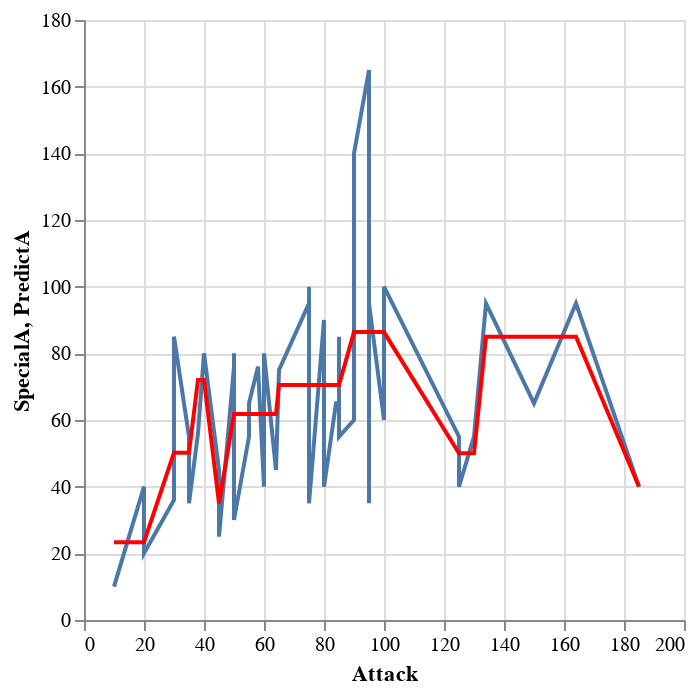

The notebook cell saved with this chart:
### Code cell
d1 = alt.Chart(df1).mark_line().encode(
    x="Attack",
    y="SpecialA"
)

d2 = alt.Chart(df1).mark_line(color="red").encode(
    x="Attack",
    y="PredictA"
)
d1+d2

### Figure 1 — Vega-Lite specification as saved in the notebook (floating-point values rounded to 4 significant figures)
{"config": {"view": {"continuousWidth": 300, "continuousHeight": 300}}, "layer": [{"mark": {"type": "line"}, "encoding": {"x": {"field": "Attack", "type": "quantitative"}, "y": {"field": "SpecialA", "type": "quantitative"}}}, {"mark": {"type": "line", "color": "red"}, "encoding": {"x": {"field": "Attack", "type": "quantitative"}, "y": {"field": "PredictA", "type": "quantitative"}}}], "data": {"name": "data-9746fea78941d47f658d29aff6e15419"}, "$schema": "https://vega.github.io/schema/vega-lite/v5.16.3.json", "datasets": {"data-9746fea78941d47f658d29aff6e15419": [{"#": 163, "Name": "Hoothoot", "Type 1": "Normal", "Type 2": "Flying", "Total": 262, "HP": 60, "Attack": 30, "Defense": 30, "SpecialA": 36, "SpecialD": 56, "Speed": 50, "Generation": 2, "PredictA": 50.2}, {"#": 164, "Name": "Noctowl", "Type 1": "Normal", "Type 2": "Flying", "Total": 442, "HP": 100, "Attack": 50, "Defense": 50, "SpecialA": 76, "SpecialD": 96, "Speed": 70, "Generation": 2, "PredictA": 61.83}, {"#": 165, "Name": "Ledyba", "Type 1": "Bug", "Type 2": "Flying", "Total": 265, "HP": 40, "Attack": 20, "Defense": 30, "SpecialA": 40, "SpecialD": 80, "Speed": 55, "Generation": 2, "PredictA": 23.33}, {"#": 166, "Name": "Ledian", "Type 1": "Bug", "Type 2": "Flying", "Total": 390, "HP": 55, "Attack": 35, "Defense": 50, "SpecialA": 55, "SpecialD": 110, "Speed": 85, "Generation": 2, "PredictA": 50.2}, {"#": 167, "Name": "Spinarak", "Type 1": "Bug", "Type 2": "Poison", "Total": 250, "HP": 40, "Attack": 60, "Defense": 40, "SpecialA": 40, "SpecialD": 40, "Speed": 30, "Generation": 2, "PredictA": 61.83}, {"#": 168, "Name": "Ariados", "Type 1": "Bug", "Type 2": "Poison", "Total": 390, "HP": 70, "Attack": 90, "Defense": 70, "SpecialA": 60, "SpecialD": 60, "Speed": 40, "Generation": 2, "PredictA": 86.36}, {"#": 169, "Name": "Crobat", "Type 1": "Poison", "Type 2": "Flying", "Total": 535, "HP": 85, "Attack": 90, "Defense": 80, "SpecialA": 70, "SpecialD": 80, "Speed": 130, "Generation": 2, "PredictA": 86.36}, {"#": 170, "Name": "Chinchou", "Type 1": "Water", "Type 2": "Electric", "Total": 330, "HP": 75, "Attack": 38, "Defense": 38, "SpecialA": 56, "SpecialD": 56, "Speed": 67, "Generation": 2, "PredictA": 72.0}, {"#": 171, "Name": "Lanturn", "Type 1": "Water", "Type 2": "Electric", "Total": 460, "HP": 125, "Attack": 58, "Defense": 58, "SpecialA": 76, "SpecialD": 76, "Speed": 67, "Generation": 2, "PredictA": 61.83}, {"#": 174, "Name": "Igglybuff", "Type 1": "Normal", "Type 2": "Fairy", "Total": 210, "HP": 90, "Attack": 30, "Defense": 15, "SpecialA": 40, "SpecialD": 20, "Speed": 15, "Generation": 2, "PredictA": 50.2}, {"#": 176, "Name": "Togetic", "Type 1": "Fairy", "Type 2": "Flying", "Total": 405, "HP": 55, "Attack": 40, "Defense": 85, "SpecialA": 80, "SpecialD": 105, "Speed": 40, "Generation": 2, "PredictA": 72.0}, {"#": 177, "Name": "Natu", "Type 1": "Psychic", "Type 2": "Flying", "Total": 320, "HP": 40, "Attack": 50, "Defense": 45, "SpecialA": 70, "SpecialD": 45, "Speed": 70, "Generation": 2, "PredictA": 61.83}, {"#": 178, "Name": "Xatu", "Type 1": "Psychic", "Type 2": "Flying", "Total": 470, "HP": 65, "Attack": 75, "Defense": 70, "SpecialA": 95, "SpecialD": 70, "Speed": 95, "Generation": 2, "PredictA": 70.5}, {"#": 181, "Name": "AmpharosMega Ampharos", "Type 1": "Electric", "Type 2": "Dragon", "Total": 610, "HP": 90, "Attack": 95, "Defense": 105, "SpecialA": 165, "SpecialD": 110, "Speed": 45, "Generation": 2, "PredictA": 86.36}, {"#": 183, "Name": "Marill", "Type 1": "Water", "Type 2": "Fairy", "Total": 250, "HP": 70, "Attack": 20, "Defense": 50, "SpecialA": 20, "SpecialD": 50, "Speed": 40, "Generation": 2, "PredictA": 23.33}, {"#": 184, "Name": "Azumarill", "Type 1": "Water", "Type 2": "Fairy", "Total": 420, "HP": 100, "Attack": 50, "Defense": 80, "SpecialA": 60, "SpecialD": 80, "Speed": 50, "Generation": 2, "PredictA": 61.83}, {"#": 187, "Name": "Hoppip", "Type 1": "Grass", "Type 2": "Flying", "Total": 250, "HP": 35, "Attack": 35, "Defense": 40, "SpecialA": 35, "SpecialD": 55, "Speed": 50, "Generation": 2, "PredictA": 50.2}, {"#": 188, "Name": "Skiploom", "Type 1": "Grass", "Type 2": "Flying", "Total": 340, "HP": 55, "Attack": 45, "Defense": 50, "SpecialA": 45, "SpecialD": 65, "Speed": 80, "Generation": 2, "PredictA": 35.0}, {"#": 189, "Name": "Jumpluff", "Type 1": "Grass", "Type 2": "Flying", "Total": 460, "HP": 75, "Attack": 55, "Defense": 70, "SpecialA": 55, "SpecialD": 95, "Speed": 110, "Generation": 2, "PredictA": 61.83}, {"#": 193, "Name": "Yanma", "Type 1": "Bug", "Type 2": "Flying", "Total": 390, "HP": 65, "Attack": 65, "Defense": 45, "SpecialA": 75, "SpecialD": 45, "Speed": 95, "Generation": 2, "PredictA": 70.5}, {"#": 194, "Name": "Wooper", "Type 1": "Water", "Type 2": "Ground", "Total": 210, "HP": 55, "Attack": 45, "Defense": 45, "SpecialA": 25, "SpecialD": 25, "Speed": 15, "Generation": 2, "PredictA": 35.0}, {"#": 195, "Name": "Quagsire", "Type 1": "Water", "Type 2": "Ground", "Total": 430, "HP": 95, "Attack": 85, "Defense": 85, "SpecialA": 65, "SpecialD": 65, "Speed": 35, "Generation": 2, "PredictA": 70.5}, {"#": 198, "Name": "Murkrow", "Type 1": "Dark", "Type 2": "Flying", "Total": 405, "HP": 60, "Attack": 85, "Defense": 42, "SpecialA": 85, "SpecialD": 42, "Speed": 91, "Generation": 2, "PredictA": 70.5}, {"#": 199, "Name": "Slowking", "Type 1": "Water", "Type 2": "Psychic", "Total": 490, "HP": 95, "Attack": 75, "Defense": 80, "SpecialA": 100, "SpecialD": 110, "Speed": 30, "Generation": 2, "PredictA": 70.5}, {"#": 203, "Name": "Girafarig", "Type 1": "Normal", "Type 2": "Psychic", "Total": 455, "HP": 70, "Attack": 80, "Defense": 65, "SpecialA": 90, "SpecialD": 65, "Speed": 85, "Generation": 2, "PredictA": 70.5}, {"#": 205, "Name": "Forretress", "Type 1": "Bug", "Type 2": "Steel", "Total": 465, "HP": 75, "Attack": 90, "Defense": 140, "SpecialA": 60, "SpecialD": 60, "Speed": 40, "Generation": 2, "PredictA": 86.36}, {"#": 207, "Name": "Gligar", "Type 1": "Ground", "Type 2": "Flying", "Total": 430, "HP": 65, "Attack": 75, "Defense": 105, "SpecialA": 35, "SpecialD": 65, "Speed": 85, "Generation": 2, "PredictA": 70.5}, {"#": 208, "Name": "Steelix", "Type 1": "Steel", "Type 2": "Ground", "Total": 510, "HP": 75, "Attack": 85, "Defense": 200, "SpecialA": 55, "SpecialD": 65, "Speed": 30, "Generation": 2, "PredictA": 70.5}, {"#": 208, "Name": "SteelixMega Steelix", "Type 1": "Steel", "Type 2": "Ground", "Total": 610, "HP": 75, "Attack": 125, "Defense": 230, "SpecialA": 55, "SpecialD": 95, "Speed": 30, "Generation": 2, "PredictA": 50.0}, {"#": 211, "Name": "Qwilfish", "Type 1": "Water", "Type 2": "Poison", "Total": 430, "HP": 65, "Attack": 95, "Defense": 75, "SpecialA": 55, "SpecialD": 55, "Speed": 85, "Generation": 2, "PredictA": 86.36}, {"#": 212, "Name": "Scizor", "Type 1": "Bug", "Type 2": "Steel", "Total": 500, "HP": 70, "Attack": 130, "Defense": 100, "SpecialA": 55, "SpecialD": 80, "Speed": 65, "Generation": 2, "PredictA": 50.0}, {"#": 212, "Name": "ScizorMega Scizor", "Type 1": "Bug", "Type 2": "Steel", "Total": 600, "HP": 70, "Attack": 150, "Defense": 140, "SpecialA": 65, "SpecialD": 100, "Speed": 75, "Generation": 2, "PredictA": 85.0}, {"#": 213, "Name": "Shuckle", "Type 1": "Bug", "Type 2": "Rock", "Total": 505, "HP": 20, "Attack": 10, "Defense": 230, "SpecialA": 10, "SpecialD": 230, "Speed": 5, "Generation": 2, "PredictA": 23.33}, {"#": 214, "Name": "Heracross", "Type 1": "Bug", "Type 2": "Fighting", "Total": 500, "HP": 80, "Attack": 125, "Defense": 75, "SpecialA": 40, "SpecialD": 95, "Speed": 85, "Generation": 2, "PredictA": 50.0}, {"#": 214, "Name": "HeracrossMega Heracross", "Type 1": "Bug", "Type 2": "Fighting", "Total": 600, "HP": 80, "Attack": 185, "Defense": 115, "SpecialA": 40, "SpecialD": 105, "Speed": 75, "Generation": 2, "PredictA": 40.0}, {"#": 215, "Name": "Sneasel", "Type 1": "Dark", "Type 2": "Ice", "Total": 430, "HP": 55, "Attack": 95, "Defense": 55, "SpecialA": 35, "SpecialD": 75, "Speed": 115, "Generation": 2, "PredictA": 86.36}, {"#": 219, "Name": "Magcargo", "Type 1": "Fire", "Type 2": "Rock", "Total": 410, "HP": 50, "Attack": 50, "Defense": 120, "SpecialA": 80, "SpecialD": 80, "Speed": 30, "Generation": 2, "PredictA": 61.83}, {"#": 220, "Name": "Swinub", "Type 1": "Ice", "Type 2": "Ground", "Total": 250, "HP": 50, "Attack": 50, "Defense": 40, "SpecialA": 30, "SpecialD": 30, "Speed": 50, "Generation": 2, "PredictA": 61.83}, {"#": 221, "Name": "Piloswine", "Type 1": "Ice", "Type 2": "Ground", "Total": 450, "HP": 100, "Attack": 100, "Defense": 80, "SpecialA": 60, "SpecialD": 60, "Speed": 50, "Generation": 2, "PredictA": 86.36}, {"#": 222, "Name": "Corsola", "Type 1": "Water", "Type 2": "Rock", "Total": 380, "HP": 55, "Attack": 55, "Defense": 85, "SpecialA": 65, "SpecialD": 85, "Speed": 35, "Generation": 2, "PredictA": 61.83}, {"#": 225, "Name": "Delibird", "Type 1": "Ice", "Type 2": "Flying", "Total": 330, "HP": 45, "Attack": 55, "Defense": 45, "SpecialA": 65, "SpecialD": 45, "Speed": 75, "Generation": 2, "PredictA": 61.83}, {"#": 226, "Name": "Mantine", "Type 1": "Water", "Type 2": "Flying", "Total": 465, "HP": 65, "Attack": 40, "Defense": 70, "SpecialA": 80, "SpecialD": 140, "Speed": 70, "Generation": 2, "PredictA": 72.0}, {"#": 227, "Name": "Skarmory", "Type 1": "Steel", "Type 2": "Flying", "Total": 465, "HP": 65, "Attack": 80, "Defense": 140, "SpecialA": 40, "SpecialD": 70, "Speed": 70, "Generation": 2, "PredictA": 70.5}, {"#": 228, "Name": "Houndour", "Type 1": "Dark", "Type 2": "Fire", "Total": 330, "HP": 45, "Attack": 60, "Defense": 30, "SpecialA": 80, "SpecialD": 50, "Speed": 65, "Generation": 2, "PredictA": 61.83}, {"#": 229, "Name": "Houndoom", "Type 1": "Dark", "Type 2": "Fire", "Total": 500, "HP": 75, "Attack": 90, "Defense": 50, "SpecialA": 110, "SpecialD": 80, "Speed": 95, "Generation": 2, "PredictA": 86.36}, {"#": 229, "Name": "HoundoomMega Houndoom", "Type 1": "Dark", "Type 2": "Fire", "Total": 600, "HP": 75, "Attack": 90, "Defense": 90, "SpecialA": 140, "SpecialD": 90, "Speed": 115, "Generation": 2, "PredictA": 86.36}, {"#": 230, "Name": "Kingdra", "Type 1": "Water", "Type 2": "Dragon", "Total": 540, "HP": 75, "Attack": 95, "Defense": 95, "SpecialA": 95, "SpecialD": 95, "Speed": 85, "Generation": 2, "PredictA": 86.36}, {"#": 238, "Name": "Smoochum", "Type 1": "Ice", "Type 2": "Psychic", "Total": 305, "HP": 45, "Attack": 30, "Defense": 15, "SpecialA": 85, "SpecialD": 65, "Speed": 65, "Generation": 2, "PredictA": 50.2}, {"#": 246, "Name": "Larvitar", "Type 1": "Rock", "Type 2": "Ground", "Total": 300, "HP": 50, "Attack": 64, "Defense": 50, "SpecialA": 45, "SpecialD": 50, "Speed": 41, "Generation": 2, "PredictA": 61.83}, {"#": 247, "Name": "Pupitar", "Type 1": "Rock", "Type 2": "Ground", "Total": 410, "HP": 70, "Attack": 84, "Defense": 70, "SpecialA": 65, "SpecialD": 70, "Speed": 51, "Generation": 2, "PredictA": 70.5}, {"#": 248, "Name": "Tyranitar", "Type 1": "Rock", "Type 2": "Dark", "Total": 600, "HP": 100, "Attack": 134, "Defense": 110, "SpecialA": 95, "SpecialD": 100, "Speed": 61, "Generation": 2, "PredictA": 85.0}, {"#": 248, "Name": "TyranitarMega Tyranitar", "Type 1": "Rock", "Type 2": "Dark", "Total": 700, "HP": 100, "Attack": 164, "Defense": 150, "SpecialA": 95, "SpecialD": 120, "Speed": 71, "Generation": 2, "PredictA": 85.0}, {"#": 251, "Name": "Celebi", "Type 1": "Psychic", "Type 2": "Grass", "Total": 600, "HP": 100, "Attack": 100, "Defense": 100, "SpecialA": 100, "SpecialD": 100, "Speed": 100, "Generation": 2, "PredictA": 86.36}]}}
